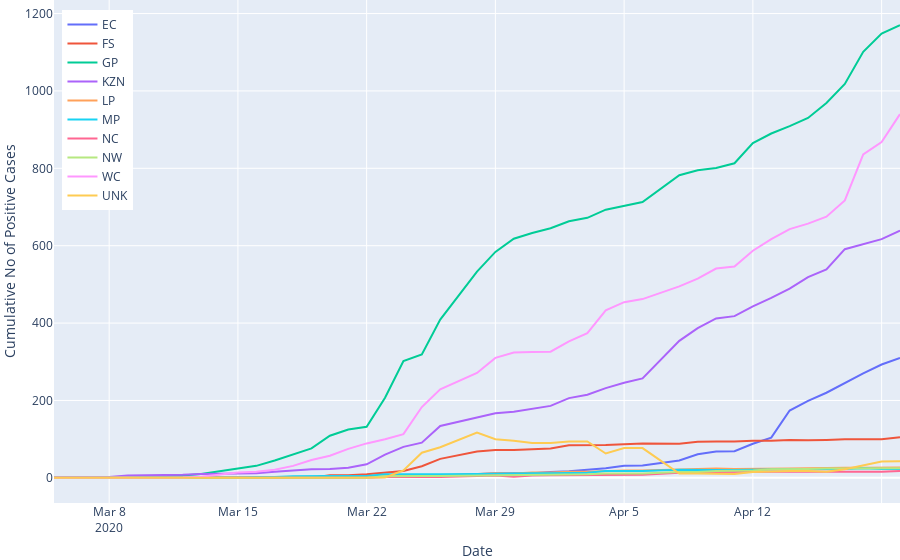

The notebook cell this image was saved under:
### Code cell
fig_cum_prov_cases = px.line(prov_cumulative, x='date', y='cumulative_cases', color='province',
                         hover_data=['province'])

fig_cum_prov_cases.update_layout(
    title="",
    xaxis_title="Date",
    yaxis_title="Cumulative No of Positive Cases",
    hovermode= 'x',
    legend=dict(x=0.01, y=.98, title=dict(text="")),
    xaxis=dict(fixedrange=True),
    yaxis=dict(fixedrange=True),
    margin=empty_margin_dict,

)

for d in fig_cum_prov_cases.data:
    d.hoverinfo = 'all',
    d.hovertemplate = '%{customdata[0]}<br>%{y}'
    d.hoverlabel.namelength = 0
#     d.name = d.name[9:]
    
fig_cum_prov_cases.show(config = dict(displayModeBar=False))

### Figure 1 — Plotly figure (JSON) as saved in the notebook; plotly's stock layout.template omitted (floating-point values rounded to 4 significant figures)
{"data": [{"customdata": [["EC"], ["EC"], ["EC"], ["EC"], ["EC"], ["EC"], ["EC"], ["EC"], ["EC"], ["EC"], ["EC"], ["EC"], ["EC"], ["EC"], ["EC"], ["EC"], ["EC"], ["EC"], ["EC"], ["EC"], ["EC"], ["EC"], ["EC"], ["EC"], ["EC"], ["EC"], ["EC"], ["EC"], ["EC"], ["EC"], ["EC"], ["EC"], ["EC"], ["EC"], ["EC"], ["EC"], ["EC"], ["EC"], ["EC"], ["EC"], ["EC"], ["EC"], ["EC"]], "hoverinfo": ["all"], "hoverlabel": {"namelength": 0}, "hovertemplate": "%{customdata[0]}<br>%{y}", "legendgroup": "EC", "line": {"color": "#636efa", "dash": "solid"}, "mode": "lines", "name": "EC", "showlegend": true, "type": "scatter", "x": ["2020-03-05T00:00:00", "2020-03-07T00:00:00", "2020-03-08T00:00:00", "2020-03-09T00:00:00", "2020-03-11T00:00:00", "2020-03-12T00:00:00", "2020-03-13T00:00:00", "2020-03-14T00:00:00", "2020-03-15T00:00:00", "2020-03-16T00:00:00", "2020-03-17T00:00:00", "2020-03-18T00:00:00", "2020-03-19T00:00:00", "2020-03-20T00:00:00", "2020-03-21T00:00:00", "2020-03-22T00:00:00", "2020-03-23T00:00:00", "2020-03-24T00:00:00", "2020-03-25T00:00:00", "2020-03-26T00:00:00", "2020-03-28T00:00:00", "2020-03-29T00:00:00", "2020-03-30T00:00:00", "2020-03-31T00:00:00", "2020-04-01T00:00:00", "2020-04-02T00:00:00", "2020-04-03T00:00:00", "2020-04-04T00:00:00", "2020-04-05T00:00:00", "2020-04-06T00:00:00", "2020-04-08T00:00:00", "2020-04-09T00:00:00", "2020-04-10T00:00:00", "2020-04-11T00:00:00", "2020-04-12T00:00:00", "2020-04-13T00:00:00", "2020-04-14T00:00:00", "2020-04-15T00:00:00", "2020-04-16T00:00:00", "2020-04-17T00:00:00", "2020-04-18T00:00:00", "2020-04-19T00:00:00", "2020-04-20T00:00:00"], "xaxis": "x", "y": [0, 0, 0, 0, 0, 0, 0, 0, 0, 0, 0, 0, 0, 0, 1, 2, 2, 2, 2, 5, 10, 12, 12, 12, 15, 17, 21, 25, 31, 32, 45, 61, 68, 69, 88, 104, 174, 199, 220, 246, 270, 293, 310], "yaxis": "y"}, {"customdata": [["FS"], ["FS"], ["FS"], ["FS"], ["FS"], ["FS"], ["FS"], ["FS"], ["FS"], ["FS"], ["FS"], ["FS"], ["FS"], ["FS"], ["FS"], ["FS"], ["FS"], ["FS"], ["FS"], ["FS"], ["FS"], ["FS"], ["FS"], ["FS"], ["FS"], ["FS"], ["FS"], ["FS"], ["FS"], ["FS"], ["FS"], ["FS"], ["FS"], ["FS"], ["FS"], ["FS"], ["FS"], ["FS"], ["FS"], ["FS"], ["FS"], ["FS"], ["FS"]], "hoverinfo": ["all"], "hoverlabel": {"namelength": 0}, "hovertemplate": "%{customdata[0]}<br>%{y}", "legendgroup": "FS", "line": {"color": "#EF553B", "dash": "solid"}, "mode": "lines", "name": "FS", "showlegend": true, "type": "scatter", "x": ["2020-03-05T00:00:00", "2020-03-07T00:00:00", "2020-03-08T00:00:00", "2020-03-09T00:00:00", "2020-03-11T00:00:00", "2020-03-12T00:00:00", "2020-03-13T00:00:00", "2020-03-14T00:00:00", "2020-03-15T00:00:00", "2020-03-16T00:00:00", "2020-03-17T00:00:00", "2020-03-18T00:00:00", "2020-03-19T00:00:00", "2020-03-20T00:00:00", "2020-03-21T00:00:00", "2020-03-22T00:00:00", "2020-03-23T00:00:00", "2020-03-24T00:00:00", "2020-03-25T00:00:00", "2020-03-26T00:00:00", "2020-03-28T00:00:00", "2020-03-29T00:00:00", "2020-03-30T00:00:00", "2020-03-31T00:00:00", "2020-04-01T00:00:00", "2020-04-02T00:00:00", "2020-04-03T00:00:00", "2020-04-04T00:00:00", "2020-04-05T00:00:00", "2020-04-06T00:00:00", "2020-04-08T00:00:00", "2020-04-09T00:00:00", "2020-04-10T00:00:00", "2020-04-11T00:00:00", "2020-04-12T00:00:00", "2020-04-13T00:00:00", "2020-04-14T00:00:00", "2020-04-15T00:00:00", "2020-04-16T00:00:00", "2020-04-17T00:00:00", "2020-04-18T00:00:00", "2020-04-19T00:00:00", "2020-04-20T00:00:00"], "xaxis": "x", "y": [0, 0, 0, 0, 0, 0, 0, 0, 0, 0, 0, 0, 0, 7, 7, 9, 13, 18, 30, 49, 68, 72, 72, 74, 76, 84, 84, 85, 87, 89, 88, 93, 94, 94, 96, 96, 98, 97, 98, 100, 100, 100, 105], "yaxis": "y"}, {"customdata": [["GP"], ["GP"], ["GP"], ["GP"], ["GP"], ["GP"], ["GP"], ["GP"], ["GP"], ["GP"], ["GP"], ["GP"], ["GP"], ["GP"], ["GP"], ["GP"], ["GP"], ["GP"], ["GP"], ["GP"], ["GP"], ["GP"], ["GP"], ["GP"], ["GP"], ["GP"], ["GP"], ["GP"], ["GP"], ["GP"], ["GP"], ["GP"], ["GP"], ["GP"], ["GP"], ["GP"], ["GP"], ["GP"], ["GP"], ["GP"], ["GP"], ["GP"], ["GP"]], "hoverinfo": ["all"], "hoverlabel": {"namelength": 0}, "hovertemplate": "%{customdata[0]}<br>%{y}", "legendgroup": "GP", "line": {"color": "#00cc96", "dash": "solid"}, "mode": "lines", "name": "GP", "showlegend": true, "type": "scatter", "x": ["2020-03-05T00:00:00", "2020-03-07T00:00:00", "2020-03-08T00:00:00", "2020-03-09T00:00:00", "2020-03-11T00:00:00", "2020-03-12T00:00:00", "2020-03-13T00:00:00", "2020-03-14T00:00:00", "2020-03-15T00:00:00", "2020-03-16T00:00:00", "2020-03-17T00:00:00", "2020-03-18T00:00:00", "2020-03-19T00:00:00", "2020-03-20T00:00:00", "2020-03-21T00:00:00", "2020-03-22T00:00:00", "2020-03-23T00:00:00", "2020-03-24T00:00:00", "2020-03-25T00:00:00", "2020-03-26T00:00:00", "2020-03-28T00:00:00", "2020-03-29T00:00:00", "2020-03-30T00:00:00", "2020-03-31T00:00:00", "2020-04-01T00:00:00", "2020-04-02T00:00:00", "2020-04-03T00:00:00", "2020-04-04T00:00:00", "2020-04-05T00:00:00", "2020-04-06T00:00:00", "2020-04-08T00:00:00", "2020-04-09T00:00:00", "2020-04-10T00:00:00", "2020-04-11T00:00:00", "2020-04-12T00:00:00", "2020-04-13T00:00:00", "2020-04-14T00:00:00", "2020-04-15T00:00:00", "2020-04-16T00:00:00", "2020-04-17T00:00:00", "2020-04-18T00:00:00", "2020-04-19T00:00:00", "2020-04-20T00:00:00"], "xaxis": "x", "y": [0, 1, 1, 1, 5, 6, 10, 17, 24, 31, 45, 61, 76, 109, 125, 132, 207, 302, 319, 409, 533, 584, 618, 633, 645, 663, 672, 693, 704, 713, 782, 795, 801, 813, 865, 890, 909, 930, 969, 1018, 1101, 1148, 1170], "yaxis": "y"}, {"customdata": [["KZN"], ["KZN"], ["KZN"], ["KZN"], ["KZN"], ["KZN"], ["KZN"], ["KZN"], ["KZN"], ["KZN"], ["KZN"], ["KZN"], ["KZN"], ["KZN"], ["KZN"], ["KZN"], ["KZN"], ["KZN"], ["KZN"], ["KZN"], ["KZN"], ["KZN"], ["KZN"], ["KZN"], ["KZN"], ["KZN"], ["KZN"], ["KZN"], ["KZN"], ["KZN"], ["KZN"], ["KZN"], ["KZN"], ["KZN"], ["KZN"], ["KZN"], ["KZN"], ["KZN"], ["KZN"], ["KZN"], ["KZN"], ["KZN"], ["KZN"]], "hoverinfo": ["all"], "hoverlabel": {"namelength": 0}, "hovertemplate": "%{customdata[0]}<br>%{y}", "legendgroup": "KZN", "line": {"color": "#ab63fa", "dash": "solid"}, "mode": "lines", "name": "KZN", "showlegend": true, "type": "scatter", "x": ["2020-03-05T00:00:00", "2020-03-07T00:00:00", "2020-03-08T00:00:00", "2020-03-09T00:00:00", "2020-03-11T00:00:00", "2020-03-12T00:00:00", "2020-03-13T00:00:00", "2020-03-14T00:00:00", "2020-03-15T00:00:00", "2020-03-16T00:00:00", "2020-03-17T00:00:00", "2020-03-18T00:00:00", "2020-03-19T00:00:00", "2020-03-20T00:00:00", "2020-03-21T00:00:00", "2020-03-22T00:00:00", "2020-03-23T00:00:00", "2020-03-24T00:00:00", "2020-03-25T00:00:00", "2020-03-26T00:00:00", "2020-03-28T00:00:00", "2020-03-29T00:00:00", "2020-03-30T00:00:00", "2020-03-31T00:00:00", "2020-04-01T00:00:00", "2020-04-02T00:00:00", "2020-04-03T00:00:00", "2020-04-04T00:00:00", "2020-04-05T00:00:00", "2020-04-06T00:00:00", "2020-04-08T00:00:00", "2020-04-09T00:00:00", "2020-04-10T00:00:00", "2020-04-11T00:00:00", "2020-04-12T00:00:00", "2020-04-13T00:00:00", "2020-04-14T00:00:00", "2020-04-15T00:00:00", "2020-04-16T00:00:00", "2020-04-17T00:00:00", "2020-04-18T00:00:00", "2020-04-19T00:00:00", "2020-04-20T00:00:00"], "xaxis": "x", "y": [1, 1, 2, 6, 7, 8, 10, 11, 12, 12, 16, 19, 22, 23, 26, 35, 60, 80, 91, 134, 156, 167, 171, 179, 186, 206, 215, 232, 246, 257, 354, 387, 412, 418, 443, 465, 489, 519, 539, 591, 604, 617, 639], "yaxis": "y"}, {"customdata": [["LP"], ["LP"], ["LP"], ["LP"], ["LP"], ["LP"], ["LP"], ["LP"], ["LP"], ["LP"], ["LP"], ["LP"], ["LP"], ["LP"], ["LP"], ["LP"], ["LP"], ["LP"], ["LP"], ["LP"], ["LP"], ["LP"], ["LP"], ["LP"], ["LP"], ["LP"], ["LP"], ["LP"], ["LP"], ["LP"], ["LP"], ["LP"], ["LP"], ["LP"], ["LP"], ["LP"], ["LP"], ["LP"], ["LP"], ["LP"], ["LP"], ["LP"], ["LP"]], "hoverinfo": ["all"], "hoverlabel": {"namelength": 0}, "hovertemplate": "%{customdata[0]}<br>%{y}", "legendgroup": "LP", "line": {"color": "#FFA15A", "dash": "solid"}, "mode": "lines", "name": "LP", "showlegend": true, "type": "scatter", "x": ["2020-03-05T00:00:00", "2020-03-07T00:00:00", "2020-03-08T00:00:00", "2020-03-09T00:00:00", "2020-03-11T00:00:00", "2020-03-12T00:00:00", "2020-03-13T00:00:00", "2020-03-14T00:00:00", "2020-03-15T00:00:00", "2020-03-16T00:00:00", "2020-03-17T00:00:00", "2020-03-18T00:00:00", "2020-03-19T00:00:00", "2020-03-20T00:00:00", "2020-03-21T00:00:00", "2020-03-22T00:00:00", "2020-03-23T00:00:00", "2020-03-24T00:00:00", "2020-03-25T00:00:00", "2020-03-26T00:00:00", "2020-03-28T00:00:00", "2020-03-29T00:00:00", "2020-03-30T00:00:00", "2020-03-31T00:00:00", "2020-04-01T00:00:00", "2020-04-02T00:00:00", "2020-04-03T00:00:00", "2020-04-04T00:00:00", "2020-04-05T00:00:00", "2020-04-06T00:00:00", "2020-04-08T00:00:00", "2020-04-09T00:00:00", "2020-04-10T00:00:00", "2020-04-11T00:00:00", "2020-04-12T00:00:00", "2020-04-13T00:00:00", "2020-04-14T00:00:00", "2020-04-15T00:00:00", "2020-04-16T00:00:00", "2020-04-17T00:00:00", "2020-04-18T00:00:00", "2020-04-19T00:00:00", "2020-04-20T00:00:00"], "xaxis": "x", "y": [0, 0, 0, 0, 0, 0, 0, 0, 0, 1, 1, 1, 1, 1, 1, 2, 4, 4, 4, 6, 11, 12, 11, 14, 14, 16, 16, 18, 19, 19, 21, 22, 24, 23, 23, 23, 24, 25, 26, 26, 26, 27, 27], "yaxis": "y"}, {"customdata": [["MP"], ["MP"], ["MP"], ["MP"], ["MP"], ["MP"], ["MP"], ["MP"], ["MP"], ["MP"], ["MP"], ["MP"], ["MP"], ["MP"], ["MP"], ["MP"], ["MP"], ["MP"], ["MP"], ["MP"], ["MP"], ["MP"], ["MP"], ["MP"], ["MP"], ["MP"], ["MP"], ["MP"], ["MP"], ["MP"], ["MP"], ["MP"], ["MP"], ["MP"], ["MP"], ["MP"], ["MP"], ["MP"], ["MP"], ["MP"], ["MP"], ["MP"], ["MP"]], "hoverinfo": ["all"], "hoverlabel": {"namelength": 0}, "hovertemplate": "%{customdata[0]}<br>%{y}", "legendgroup": "MP", "line": {"color": "#19d3f3", "dash": "solid"}, "mode": "lines", "name": "MP", "showlegend": true, "type": "scatter", "x": ["2020-03-05T00:00:00", "2020-03-07T00:00:00", "2020-03-08T00:00:00", "2020-03-09T00:00:00", "2020-03-11T00:00:00", "2020-03-12T00:00:00", "2020-03-13T00:00:00", "2020-03-14T00:00:00", "2020-03-15T00:00:00", "2020-03-16T00:00:00", "2020-03-17T00:00:00", "2020-03-18T00:00:00", "2020-03-19T00:00:00", "2020-03-20T00:00:00", "2020-03-21T00:00:00", "2020-03-22T00:00:00", "2020-03-23T00:00:00", "2020-03-24T00:00:00", "2020-03-25T00:00:00", "2020-03-26T00:00:00", "2020-03-28T00:00:00", "2020-03-29T00:00:00", "2020-03-30T00:00:00", "2020-03-31T00:00:00", "2020-04-01T00:00:00", "2020-04-02T00:00:00", "2020-04-03T00:00:00", "2020-04-04T00:00:00", "2020-04-05T00:00:00", "2020-04-06T00:00:00", "2020-04-08T00:00:00", "2020-04-09T00:00:00", "2020-04-10T00:00:00", "2020-04-11T00:00:00", "2020-04-12T00:00:00", "2020-04-13T00:00:00", "2020-04-14T00:00:00", "2020-04-15T00:00:00", "2020-04-16T00:00:00", "2020-04-17T00:00:00", "2020-04-18T00:00:00", "2020-04-19T00:00:00", "2020-04-20T00:00:00"], "xaxis": "x", "y": [0, 0, 0, 0, 0, 1, 1, 1, 1, 2, 2, 4, 5, 5, 5, 5, 9, 9, 8, 9, 10, 11, 11, 12, 12, 13, 13, 18, 18, 18, 21, 20, 20, 20, 21, 22, 22, 22, 22, 23, 25, 23, 23], "yaxis": "y"}, {"customdata": [["NC"], ["NC"], ["NC"], ["NC"], ["NC"], ["NC"], ["NC"], ["NC"], ["NC"], ["NC"], ["NC"], ["NC"], ["NC"], ["NC"], ["NC"], ["NC"], ["NC"], ["NC"], ["NC"], ["NC"], ["NC"], ["NC"], ["NC"], ["NC"], ["NC"], ["NC"], ["NC"], ["NC"], ["NC"], ["NC"], ["NC"], ["NC"], ["NC"], ["NC"], ["NC"], ["NC"], ["NC"], ["NC"], ["NC"], ["NC"], ["NC"], ["NC"], ["NC"]], "hoverinfo": ["all"], "hoverlabel": {"namelength": 0}, "hovertemplate": "%{customdata[0]}<br>%{y}", "legendgroup": "NC", "line": {"color": "#FF6692", "dash": "solid"}, "mode": "lines", "name": "NC", "showlegend": true, "type": "scatter", "x": ["2020-03-05T00:00:00", "2020-03-07T00:00:00", "2020-03-08T00:00:00", "2020-03-09T00:00:00", "2020-03-11T00:00:00", "2020-03-12T00:00:00", "2020-03-13T00:00:00", "2020-03-14T00:00:00", "2020-03-15T00:00:00", "2020-03-16T00:00:00", "2020-03-17T00:00:00", "2020-03-18T00:00:00", "2020-03-19T00:00:00", "2020-03-20T00:00:00", "2020-03-21T00:00:00", "2020-03-22T00:00:00", "2020-03-23T00:00:00", "2020-03-24T00:00:00", "2020-03-25T00:00:00", "2020-03-26T00:00:00", "2020-03-28T00:00:00", "2020-03-29T00:00:00", "2020-03-30T00:00:00", "2020-03-31T00:00:00", "2020-04-01T00:00:00", "2020-04-02T00:00:00", "2020-04-03T00:00:00", "2020-04-04T00:00:00", "2020-04-05T00:00:00", "2020-04-06T00:00:00", "2020-04-08T00:00:00", "2020-04-09T00:00:00", "2020-04-10T00:00:00", "2020-04-11T00:00:00", "2020-04-12T00:00:00", "2020-04-13T00:00:00", "2020-04-14T00:00:00", "2020-04-15T00:00:00", "2020-04-16T00:00:00", "2020-04-17T00:00:00", "2020-04-18T00:00:00", "2020-04-19T00:00:00", "2020-04-20T00:00:00"], "xaxis": "x", "y": [0, 0, 0, 0, 0, 0, 0, 0, 0, 0, 0, 0, 0, 0, 0, 0, 2, 2, 2, 2, 5, 6, 3, 6, 7, 7, 7, 7, 8, 8, 13, 15, 15, 16, 16, 16, 16, 16, 16, 16, 16, 16, 18], "yaxis": "y"}, {"customdata": [["NW"], ["NW"], ["NW"], ["NW"], ["NW"], ["NW"], ["NW"], ["NW"], ["NW"], ["NW"], ["NW"], ["NW"], ["NW"], ["NW"], ["NW"], ["NW"], ["NW"], ["NW"], ["NW"], ["NW"], ["NW"], ["NW"], ["NW"], ["NW"], ["NW"], ["NW"], ["NW"], ["NW"], ["NW"], ["NW"], ["NW"], ["NW"], ["NW"], ["NW"], ["NW"], ["NW"], ["NW"], ["NW"], ["NW"], ["NW"], ["NW"], ["NW"], ["NW"]], "hoverinfo": ["all"], "hoverlabel": {"namelength": 0}, "hovertemplate": "%{customdata[0]}<br>%{y}", "legendgroup": "NW", "line": {"color": "#B6E880", "dash": "solid"}, "mode": "lines", "name": "NW", "showlegend": true, "type": "scatter", "x": ["2020-03-05T00:00:00", "2020-03-07T00:00:00", "2020-03-08T00:00:00", "2020-03-09T00:00:00", "2020-03-11T00:00:00", "2020-03-12T00:00:00", "2020-03-13T00:00:00", "2020-03-14T00:00:00", "2020-03-15T00:00:00", "2020-03-16T00:00:00", "2020-03-17T00:00:00", "2020-03-18T00:00:00", "2020-03-19T00:00:00", "2020-03-20T00:00:00", "2020-03-21T00:00:00", "2020-03-22T00:00:00", "2020-03-23T00:00:00", "2020-03-24T00:00:00", "2020-03-25T00:00:00", "2020-03-26T00:00:00", "2020-03-28T00:00:00", "2020-03-29T00:00:00", "2020-03-30T00:00:00", "2020-03-31T00:00:00", "2020-04-01T00:00:00", "2020-04-02T00:00:00", "2020-04-03T00:00:00", "2020-04-04T00:00:00", "2020-04-05T00:00:00", "2020-04-06T00:00:00", "2020-04-08T00:00:00", "2020-04-09T00:00:00", "2020-04-10T00:00:00", "2020-04-11T00:00:00", "2020-04-12T00:00:00", "2020-04-13T00:00:00", "2020-04-14T00:00:00", "2020-04-15T00:00:00", "2020-04-16T00:00:00", "2020-04-17T00:00:00", "2020-04-18T00:00:00", "2020-04-19T00:00:00", "2020-04-20T00:00:00"], "xaxis": "x", "y": [0, 0, 0, 0, 0, 0, 0, 0, 0, 0, 0, 0, 0, 0, 0, 0, 4, 5, 5, 5, 6, 6, 8, 8, 9, 9, 9, 11, 11, 11, 15, 15, 18, 19, 19, 22, 22, 23, 24, 24, 24, 24, 25], "yaxis": "y"}, {"customdata": [["WC"], ["WC"], ["WC"], ["WC"], ["WC"], ["WC"], ["WC"], ["WC"], ["WC"], ["WC"], ["WC"], ["WC"], ["WC"], ["WC"], ["WC"], ["WC"], ["WC"], ["WC"], ["WC"], ["WC"], ["WC"], ["WC"], ["WC"], ["WC"], ["WC"], ["WC"], ["WC"], ["WC"], ["WC"], ["WC"], ["WC"], ["WC"], ["WC"], ["WC"], ["WC"], ["WC"], ["WC"], ["WC"], ["WC"], ["WC"], ["WC"], ["WC"], ["WC"]], "hoverinfo": ["all"], "hoverlabel": {"namelength": 0}, "hovertemplate": "%{customdata[0]}<br>%{y}", "legendgroup": "WC", "line": {"color": "#FF97FF", "dash": "solid"}, "mode": "lines", "name": "WC", "showlegend": true, "type": "scatter", "x": ["2020-03-05T00:00:00", "2020-03-07T00:00:00", "2020-03-08T00:00:00", "2020-03-09T00:00:00", "2020-03-11T00:00:00", "2020-03-12T00:00:00", "2020-03-13T00:00:00", "2020-03-14T00:00:00", "2020-03-15T00:00:00", "2020-03-16T00:00:00", "2020-03-17T00:00:00", "2020-03-18T00:00:00", "2020-03-19T00:00:00", "2020-03-20T00:00:00", "2020-03-21T00:00:00", "2020-03-22T00:00:00", "2020-03-23T00:00:00", "2020-03-24T00:00:00", "2020-03-25T00:00:00", "2020-03-26T00:00:00", "2020-03-28T00:00:00", "2020-03-29T00:00:00", "2020-03-30T00:00:00", "2020-03-31T00:00:00", "2020-04-01T00:00:00", "2020-04-02T00:00:00", "2020-04-03T00:00:00", "2020-04-04T00:00:00", "2020-04-05T00:00:00", "2020-04-06T00:00:00", "2020-04-08T00:00:00", "2020-04-09T00:00:00", "2020-04-10T00:00:00", "2020-04-11T00:00:00", "2020-04-12T00:00:00", "2020-04-13T00:00:00", "2020-04-14T00:00:00", "2020-04-15T00:00:00", "2020-04-16T00:00:00", "2020-04-17T00:00:00", "2020-04-18T00:00:00", "2020-04-19T00:00:00", "2020-04-20T00:00:00"], "xaxis": "x", "y": [0, 0, 0, 0, 1, 1, 3, 9, 14, 16, 21, 31, 46, 57, 75, 89, 100, 113, 183, 229, 271, 310, 324, 325, 326, 353, 374, 433, 454, 462, 495, 515, 541, 546, 587, 617, 643, 657, 675, 717, 836, 868, 940], "yaxis": "y"}, {"customdata": [["UNK"], ["UNK"], ["UNK"], ["UNK"], ["UNK"], ["UNK"], ["UNK"], ["UNK"], ["UNK"], ["UNK"], ["UNK"], ["UNK"], ["UNK"], ["UNK"], ["UNK"], ["UNK"], ["UNK"], ["UNK"], ["UNK"], ["UNK"], ["UNK"], ["UNK"], ["UNK"], ["UNK"], ["UNK"], ["UNK"], ["UNK"], ["UNK"], ["UNK"], ["UNK"], ["UNK"], ["UNK"], ["UNK"], ["UNK"], ["UNK"], ["UNK"], ["UNK"], ["UNK"], ["UNK"], ["UNK"], ["UNK"], ["UNK"], ["UNK"]], "hoverinfo": ["all"], "hoverlabel": {"namelength": 0}, "hovertemplate": "%{customdata[0]}<br>%{y}", "legendgroup": "UNK", "line": {"color": "#FECB52", "dash": "solid"}, "mode": "lines", "name": "UNK", "showlegend": true, "type": "scatter", "x": ["2020-03-05T00:00:00", "2020-03-07T00:00:00", "2020-03-08T00:00:00", "2020-03-09T00:00:00", "2020-03-11T00:00:00", "2020-03-12T00:00:00", "2020-03-13T00:00:00", "2020-03-14T00:00:00", "2020-03-15T00:00:00", "2020-03-16T00:00:00", "2020-03-17T00:00:00", "2020-03-18T00:00:00", "2020-03-19T00:00:00", "2020-03-20T00:00:00", "2020-03-21T00:00:00", "2020-03-22T00:00:00", "2020-03-23T00:00:00", "2020-03-24T00:00:00", "2020-03-25T00:00:00", "2020-03-26T00:00:00", "2020-03-28T00:00:00", "2020-03-29T00:00:00", "2020-03-30T00:00:00", "2020-03-31T00:00:00", "2020-04-01T00:00:00", "2020-04-02T00:00:00", "2020-04-03T00:00:00", "2020-04-04T00:00:00", "2020-04-05T00:00:00", "2020-04-06T00:00:00", "2020-04-08T00:00:00", "2020-04-09T00:00:00", "2020-04-10T00:00:00", "2020-04-11T00:00:00", "2020-04-12T00:00:00", "2020-04-13T00:00:00", "2020-04-14T00:00:00", "2020-04-15T00:00:00", "2020-04-16T00:00:00", "2020-04-17T00:00:00", "2020-04-18T00:00:00", "2020-04-19T00:00:00", "2020-04-20T00:00:00"], "xaxis": "x", "y": [0, 0, 0, 0, 0, 0, 0, 0, 0, 0, 0, 0, 0, 0, 0, 0, 1, 19, 65, 79, 117, 100, 96, 90, 90, 94, 94, 63, 77, 77, 11, 11, 10, 10, 15, 17, 18, 18, 16, 22, 32, 42, 43], "yaxis": "y"}], "layout": {"hovermode": "x", "legend": {"title": {"text": ""}, "tracegroupgap": 0, "x": 0.01, "y": 0.98}, "margin": {"b": 0, "l": 0, "r": 0, "t": 0}, "title": {"text": ""}, "xaxis": {"anchor": "y", "domain": [0, 1], "fixedrange": true, "title": {"text": "Date"}}, "yaxis": {"anchor": "x", "domain": [0, 1], "fixedrange": true, "title": {"text": "Cumulative No of Positive Cases"}}}}
